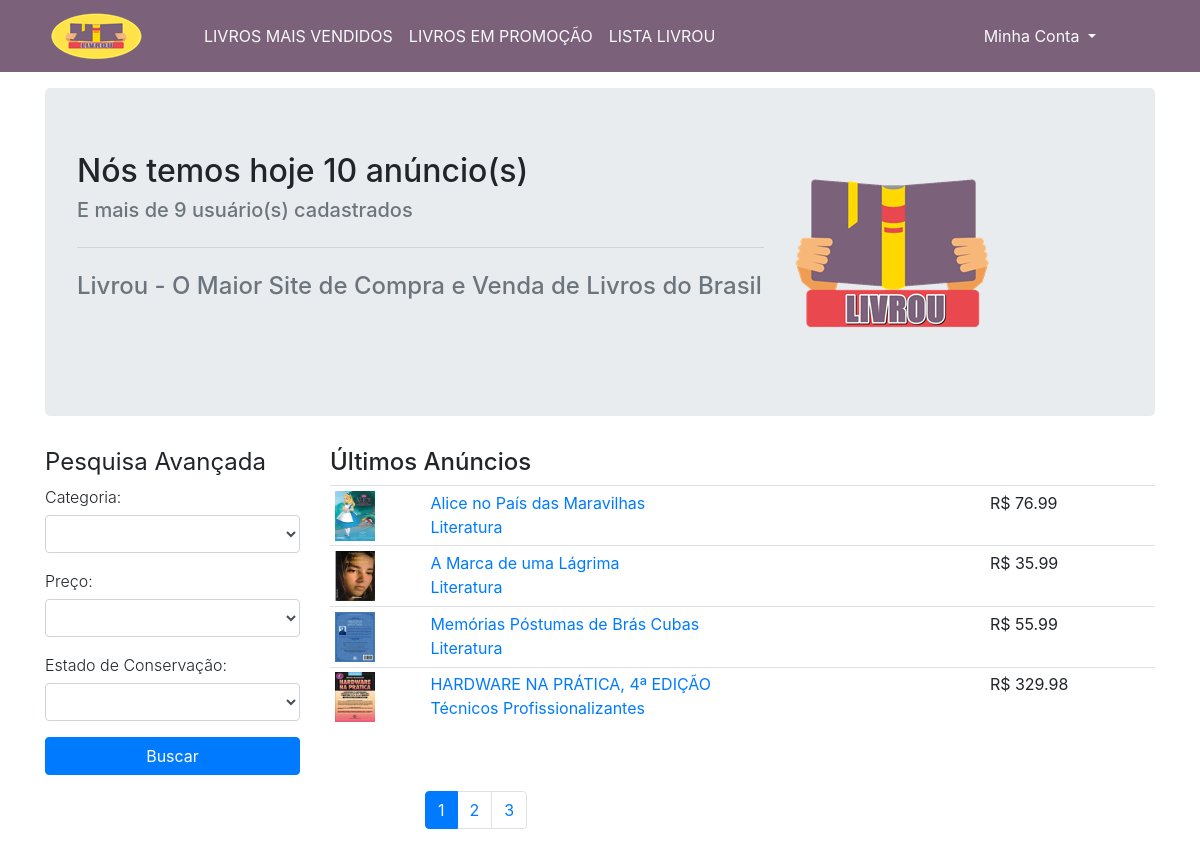
The page / on the database its author committed.
### tables this page shows
CREATE TABLE IF NOT EXISTS `anuncios` (
  `id` int(11) NOT NULL AUTO_INCREMENT,
  `id_usuario` int(11) NOT NULL,
  `id_categoria` int(11) NOT NULL,
  `titulo` varchar(100) DEFAULT NULL,
  `descricao` text NOT NULL,
  `valor` float DEFAULT NULL,
  `estado` int(11) DEFAULT NULL,
  PRIMARY KEY (`id`)
);

### core/controller.php (called while the page is built, shortened)
<?php
class controller {
	public function loadViewTemplate($viewName, $viewData = array()) {
		require "views/template.php";
	}
	private function loadViewBody($viewName, $viewData = array()) {
		extract($viewData);
		require "views/{$viewName}.php";
	}
}
?>

### controllers/homeController.php (called while the page is built, shortened)
<?php
class homeController extends controller {
	public function index() {
		$dados = array();
		$anuncio = new Anuncio();
		$usuario = new Usuario();
		$categoria = new Categoria();
		$filtros = array(
			'categoria' => '',
			'preco'     => '',
			'estado'   => ''
		);
		$totalAnuncios = $anuncio->getTotalAnuncios($filtros);
		$totalUsuarios = $usuario->getTotalUsuarios();
		$categorias = $categoria->getLista();
		$pagina = 1;
		$porPagina = 4;
		$totalPaginas = ceil($totalAnuncios / $porPagina);
		$utlimosAnuncios = $anuncio->getUltimosAnuncios($pagina, $porPagina, $filtros);
		$dados['totalAnuncios'] = $totalAnuncios;
		$dados['totalUsuarios'] = $totalUsuarios;
		$dados['categorias'] = $categorias;
		$dados['filtros'] = $filtros;
		$dados['utlimosAnuncios'] = $utlimosAnuncios;
		$dados['totalPaginas'] = $totalPaginas;
		$dados['pagina'] = $pagina;
		$this->loadViewTemplate('home', $dados);
	}
}
?>

### core/Core.php (called while the page is built, shortened)
<?php
class Core {
	private $currentAction;
	private $params;
	public function __construct() {
		$this->currentAction = 'index';
		$this->params = array(0 => '');
	}
	public function run() {
		$this->currentController = new $this->currentController();
		call_user_func_array(array($this->currentController, $this->currentAction), $this->params);
	}
}
?>

### index.php (called while the page is built, shortened)
<?php
$core = new Core();
$core->run();
?>

### models/model.php (called while the page is built, shortened)
<?php
class model {
	public function __construct() {
		global $db;
		$this->db = $db;
	}
}
?>

### models/Categoria.php (called while the page is built)
<?php
class Categoria extends model {
	public function getLista() {
		$array = array();
		$sql = $this->db->prepare("SELECT * FROM categorias");
		$sql->execute();
		if ($sql->rowCount() > 0) {
			$array = $sql->fetchAll();
		}
		return $array;
	}
}
?>

### models/Anuncio.php (called while the page is built, shortened)
<?php
class Anuncio extends model {
	public function getUltimosAnuncios($page, $perPage, $filtros) {
		$array = array();
		$offSet = ($page - 1) * 4;
		$filtrosString = array('1=1');
		$sql = $this->db->prepare("SELECT *, (SELECT url FROM anuncios_imagens WHERE id_anuncios = anuncios.id limit 1) AS url,
			(SELECT nome FROM categorias WHERE id = anuncios.id_categoria) as categoria
		FROM anuncios
		WHERE ".implode(' AND ', $filtrosString)."
		ORDER BY id DESC LIMIT $offSet, $perPage");
		$sql->execute();
		if ($sql->rowCount() > 0) {
			$array = $sql->fetchAll();
		}
		return $array;
	}
	public function getTotalAnuncios($filtros) {
		$filtrosString = array('1=1');
		$sql = $this->db->prepare("SELECT count(*) AS total FROM anuncios WHERE ".implode(' AND ', $filtrosString)."");
		$sql->execute();
		$array = $sql->fetch();
		$totalAnuncios = $array['total'];
		return $totalAnuncios;
	}
}
?>

### models/Usuario.php (called while the page is built, shortened)
<?php
class Usuario extends model {
	public function getTotalUsuarios() {
		$sql = $this->db->prepare("SELECT COUNT(*) AS total FROM usuarios");
		$sql->execute();
		$array = $sql->fetch();
		$totalUsuarios = $array['total'];
		return $totalUsuarios;
	}
}
?>

### views/home.php (the view, shortened to what this page needs)
<div class="container">
	<div class="jumbotron">
        <div class="row">
            <div class="col-sm-8">
                <h2>Nós temos hoje <?php echo $totalAnuncios;?> anúncio(s)</h2>
                <small class="text-muted h5">E mais de <?php echo $totalUsuarios; ?> usuário(s) cadastrados</small>
                <hr class="my-4">
                <small class="text-muted h4">Livrou - O Maior Site de Compra e Venda de Livros do Brasil</small>
            </div>
            <div class="col-sm-4">
                <img align="center" src="<?php echo BASE_URL; ?>assets/images/fundo.png">
            </div>
        </div>
	</div>
	<div class="row">
		<div class="col-sm-3">
			<p class="h4 font-weight-normal">Pesquisa Avançada</p>
            <form method="GET">
                <div class="form-group">
                    <label class="h6 font-weight-light" for="categoria">Categoria:</label>
                    <select id="categoria" name="filtros[categoria]" class="form-control">
                        ?><option></option><?php
                        foreach($categorias as $categoria) {
                            ?>
                            <option value="<?php echo $categoria['id']; ?>" <?php echo ($categoria['id'] == $filtros['categoria'] ? 'selected=selected' : '' ) ?> ><?php echo utf8_encode($categoria['nome']);?></option>
                            <?php
                        }
                        ?>
                    </select>
                </div>
                <div class="form-group">
                    <label class="h6 font-weight-light" for="preco">Preço:</label>
                    <select name="filtros[preco]" id="preco" class="form-control">
                        <option></option>
                        <option value="0-50" <?php echo ($filtros['preco'] == '0-50' ? 'selected=selected' : '') ?> > R$ 0 - 50</option>
                    </select>
                </div>
                <div class="form-group">
                    <label class="h6 font-weight-light" for="estado">Estado de Conservação:</label>
                    <select name="filtros[estado]" id="estado" class="form-control">
                        <option></option>
                        <option value="0" <?php echo ($filtros['estado'] == '0' ? 'selected=selected' : '') ?> >Ruim</option>
                    </select>
                </div>
                <div class="form-group">
                    <input type="submit" value="Buscar" class="btn btn-primary btn-block">
                </div>
            </form>
		</div>
		<div class="col-sm-9">
			<h4>Últimos Anúncios</h4>
            <table class="table table-sm table-hover">
                <tbody>
                    <?php
                    foreach ($utlimosAnuncios as $anuncio) {
                        ?>
                        <tr>
                            <td>
                                <?php
                                if (!empty($anuncio['url'])) {
                                    ?>
                                    <img src="<?php echo BASE_URL; ?>assets/images/anuncios/<?php echo $anuncio['url']; ?>" height="50" border="0">
                                    <?php
                                } else {
                                    ?>
                                    <img src="<?php echo BASE_URL; ?>assets/images/default.jpg" height="50" border="0">
                                    <?php
                                }
                                ?>
                            </td>
                            <td>
                                <a href="<?php echo BASE_URL; ?>anuncio/abrir/<?php echo $anuncio['id'];?>"><?php echo $anuncio['titulo']; ?></a><br>
                                <a href=""><?php echo utf8_encode($anuncio['categoria']); ?></a>
                            </td>
                            <td>
                                R$ <?php echo number_format($anuncio['valor'], 2); ?>
                            </td>
                        </tr>
                        <?php
                    }
                    ?>
                </tbody>
            </table>
		</div>
        <div class="container">
          <div class="row justify-content-center">
            <div class="col-4">
                <ul class="pagination">
                    <?php
                    for ($count = 0; $count < $totalPaginas; $count++) {
                        ?>
                        <li class="<?php echo 'page-item ' . ($pagina == ($count + 1) ? 'active' : ''); ?>" ><a href="<?php echo BASE_URL; ?>?pagina=<?php echo ($count + 1); ?>" class="page-link"><?php echo ($count + 1); ?></a></li>
                        <?php
                    }
                    ?>
                </ul>
            </div>
            </div>
        </div>
	</div>
</div>

### views/template.php (shortened to what this page needs)
<!DOCTYPE html>
<html>
	<head>
		<link rel="stylesheet" type="text/css" href="<?php echo BASE_URL; ?>assets/css/bootstrap.min.css">
		<link rel="stylesheet" type="text/css" href="<?php echo BASE_URL; ?>assets/css/style.css">
	</head>
	<body>
		<header class="form-group">
			<nav class="navbar navbar-expand-lg navbar-light cor-header">
				<a class="navbar-brand" href="<?php echo BASE_URL; ?>"><img src="<?php echo BASE_URL; ?>assets/images/logo.png"></a>
				<div class="collapse navbar-collapse" id="navbarSupportedContent">
					<ul class="navbar-nav mr-auto">
						<li class="nav-item">
							<a class="nav-link active text-light" href="#">LIVROS MAIS VENDIDOS</a>
						</li>
						<li class="nav-item">
							<a class="nav-link active text-light" href="#">LIVROS EM PROMOÇÃO</a>
						</li>
						<li class="nav-item">
							<a class="nav-link active text-light" href="#">LISTA LIVROU</a>
						</li>
					</ul>
					<form class="form-inline my-2 my-lg-0 posicionamento-nome-user">
						<ul class="navbar-nav mr-auto">
							<li class="nav-item dropdown">
                                	<?php
                                	if (isset($_SESSION['cLogin']) && !empty($_SESSION['cLogin'])) {
                                		?>
                                		<a class="nav-link dropdown-toggle text-light" href="#" id="navbarDropdown" role="button" data-toggle="dropdown" aria-haspopup="true" aria-expanded="false">
                                			<?php echo strtoupper(Usuario::getNome($_SESSION['cLogin'])); ?>
                                		</a>
                                		<div class="dropdown-menu" aria-labelledby="navbarDropdown">
                                			<a class="dropdown-item" href="<?php echo BASE_URL; ?>anuncio/lista">Meus Anúncios</a>
                                			<a class="dropdown-item" href="<?php echo BASE_URL; ?>carrinho">Meu Carrinho</a>
                                			<a class="dropdown-item" href="#">Histórico</a>
                                			<a class="dropdown-item" href="<?php echo BASE_URL; ?>favoritos">Favoritos</a>
                                			<div class="dropdown-divider"></div>
                                			<a class="dropdown-item" href="<?php echo BASE_URL; ?>sair">Sair</a>
                                		</div>
                                		<?php
                                	} else {
                                		?>
                                		<a class="nav-link dropdown-toggle text-light" href="#" id="navbarDropdown" role="button" data-toggle="dropdown" aria-haspopup="true" aria-expanded="false">
                                			Minha Conta
                                		</a>
                                		<?php
                                	}
                                	?>
							</li>
						</ul>
					</form>
				</div>
			</nav>
		</header>
		<?php echo $this->loadViewBody($viewName, $viewData); ?>
	</body>
</html>

### assets/css/style.css (style rules this page uses)
.cor-header { background-color: #7B617A; }
.posicionamento-nome-user { margin-right:80px; }

### rows shown on the page
anuncios: shows a picture, titulo "Alice no País das Maravilhas", categoria "Literatura", valor "76.99"
anuncios: shows a picture, titulo "A Marca de uma Lágrima", categoria "Literatura", valor "35.99"
anuncios: shows a picture, titulo "Memórias Póstumas de Brás Cubas", categoria "Literatura", valor "55.99"
anuncios: shows a picture, titulo "HARDWARE NA PRÁTICA, 4ª EDIÇÃO", categoria "Técnicos Profissionalizantes", valor "329.98"

### other values the page prints
$totalAnuncios "10"
$totalUsuarios "9"
